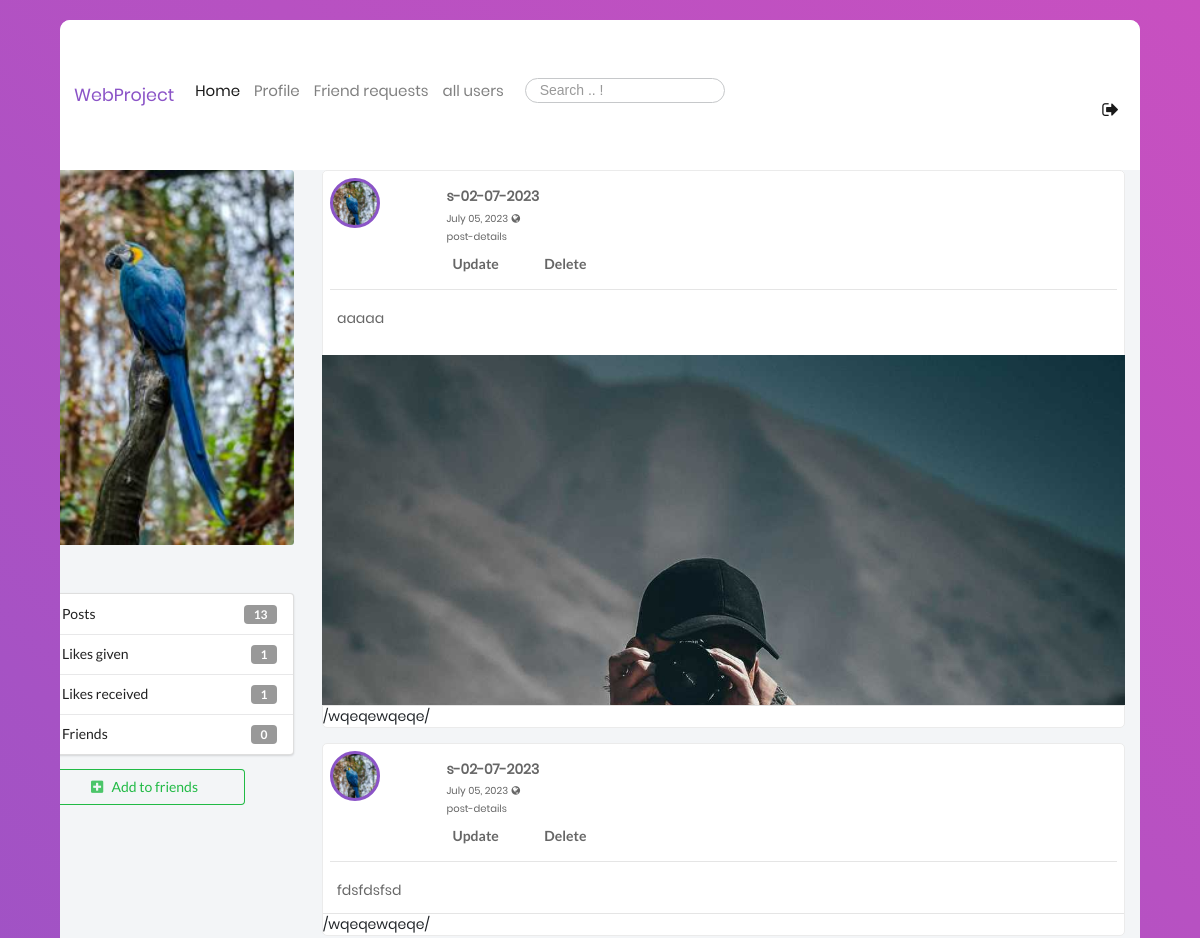
The page /wqeqewqeqe/ (signed in, upper part) on the database as committed earlier.
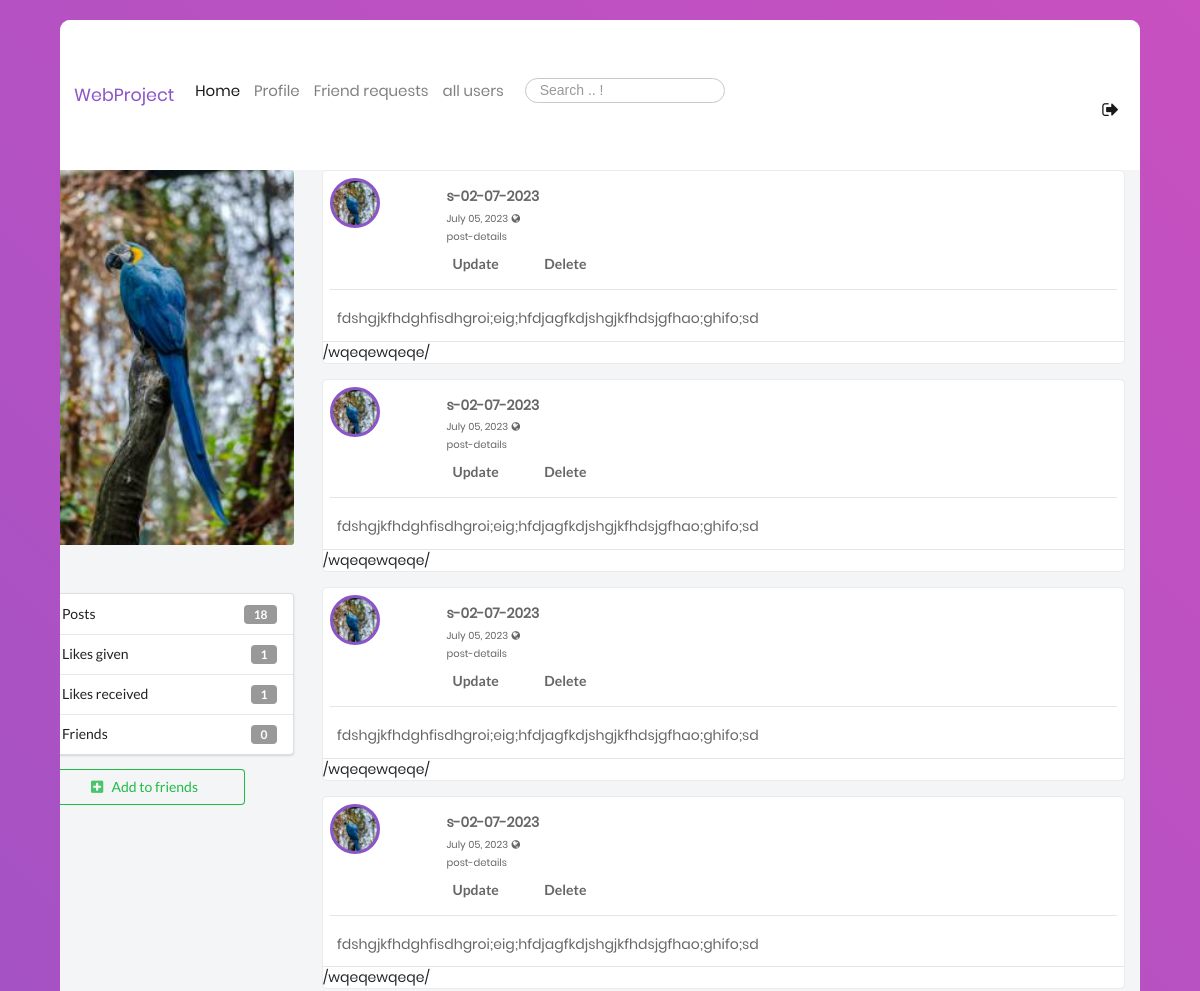
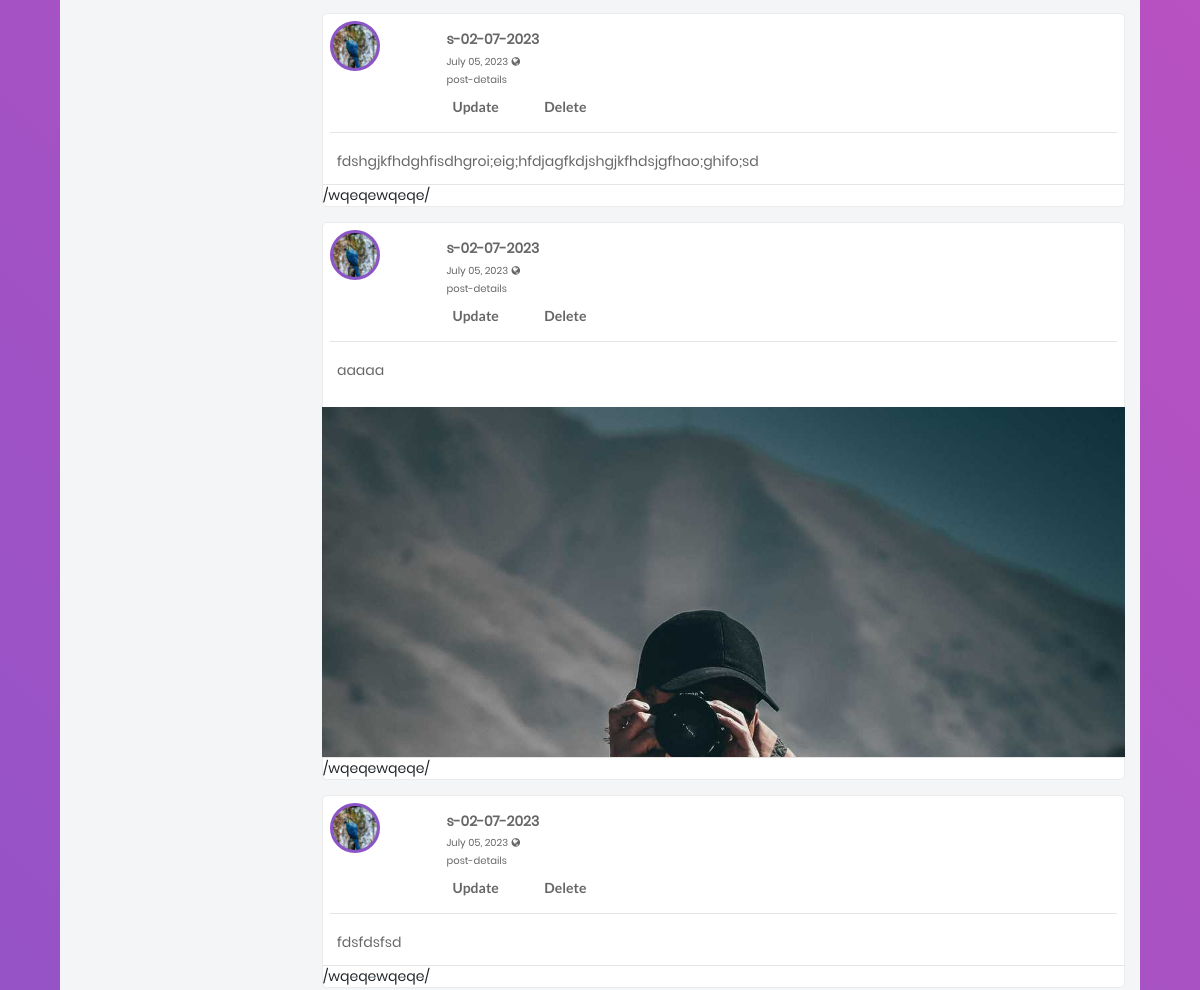
The same page on the database as committed later (2 pictures, top to bottom).
### users/models.py (models this page shows, shortened)
class Profile(models.Model):
    user = models.OneToOneField(User, on_delete=models.CASCADE)
    image = models.ImageField(default='default.jpg', upload_to='profile_pics')
    bgimage = models.ImageField(default='default.jpg', upload_to='bg_pics')
    friends = models.ManyToManyField(User, blank=True, related_name='friends')
    slug = models.SlugField(unique=True,default=uuid.uuid1)
    forget_password_token= models.CharField(max_length=100)
    updated = models.DateTimeField( auto_now=True)
    created = models.DateTimeField( auto_now_add=True)
    objects = ProfileManager()
    def __str__(self):
        return f"{self.user.username}-{self.created.strftime('%d-%m-%Y')}"
    def get_friends_no(self):
        return self.friends.all().count()
    def get_posts_no(self):
        return self.posts.all().count()
    def get_all_authors_posts(self):
        return self.posts.all()
    def get_likes_given_no(self):
        likes = self.like_set.all()
        total_liked = 0
        for item in likes:
            if item.value=='Like':
                total_liked += 1
        return total_liked
    def get_likes_recieved_no(self):
        posts = self.posts.all()
        total_liked = 0
        for item in posts:
            total_liked += item.liked.all().count()
        return total_liked

### blog/models.py (models this page shows, shortened)
class Like(models.Model):
    user = models.ForeignKey(Profile, on_delete=models.CASCADE)
    post = models.ForeignKey(Post, on_delete=models.CASCADE)
    value = models.CharField(choices=LIKE_CHOICES, max_length=8)
    updated = models.DateTimeField(auto_now=True)
    created = models.DateTimeField(auto_now_add=True)

class Post(models.Model):
    content = models.TextField()
    date_posted = models.DateTimeField(default = timezone.now)
    author = models.ForeignKey(User,on_delete=models.CASCADE)
    post_image = models.ImageField(null=True, blank=True, upload_to="images/")
    liked = models.ManyToManyField(Profile, blank=True, related_name='likes')
    updated = models.DateTimeField( auto_now=True)
    created = models.DateTimeField( auto_now_add=True)
    author = models.ForeignKey(Profile, on_delete=models.CASCADE, related_name='posts')
    class Meta:
        ordering = ('-created',)

### users/views.py (the view)
# urls.py: path('<slug>/', views.ProfileDetailView.as_view(), name="profile-detail-view"),
class ProfileDetailView(LoginRequiredMixin, DetailView):
    model = Profile
    template_name = 'users/detail.html'
    def get_context_data(self, **kwargs):
        context = super().get_context_data(**kwargs)
        user = User.objects.get(username__iexact=self.request.user)
        profile = Profile.objects.get(user=user)
        rel_r = Relationship.objects.filter(sender=profile)
        rel_s = Relationship.objects.filter(receiver=profile)
        rel_receiver = []
        rel_sender = []
        for item in rel_r:
            rel_receiver.append(item.receiver.user)
        for item in rel_s:
            rel_sender.append(item.sender.user)
        context["rel_receiver"] = rel_receiver
        context["rel_sender"] = rel_sender
        context['posts'] = self.get_object().get_all_authors_posts()
        context['len_posts'] = True if len(self.get_object().get_all_authors_posts()) > 0 else False
        return context

### users/templates/users/detail.html (shortened to what this page needs)
{% extends 'blog/base.html' %}
{% block content %}
<div class="ui grid">
    <br>
    <div class="row">
        <div class="four wide column">
            <img class="ui medium rounded image" src="{{object.image.url}}">
            <h1>{{object.user}}</h1>
            <div class="ui vertical fluid menu">
                <div class="item">
                    Posts
                    <div class="ui label">{{ object.get_posts_no }}</div>
                </div>
                <div class="item">
                    Likes given
                    <div class="ui label">{{ object.get_likes_given_no }}</div>
                </div>
                <div class="item">
                    Likes received
                    <div class="ui label">{{ object.get_likes_recieved_no }}</div>
                </div>
                <div class="item">
                    Friends
                    <div class="ui label">{{ object.get_friends_no }}</div>
                </div>
            </div>
            {% if object.user not in rel_receiver and object.user not in rel_sender %}
                <form action="{% url 'send-invite' %}" method="POST">
                    <button type="submit" class="ui positive basic button mb-5 w-big"><i class="plus square icon"></i>Add to friends</button>
                </form>
            {% endif %}
        </div>
        <div class="twelve wide column">
            {% if len_posts %}
                {% for post in posts %}
                <div class="main-block post-with-photo">
                    <div class="Post-Box">
                        <div class="header row ">
                            <div class="col-2">
                                <div class=" pt-2 pl-2    d-inline-block">
                                    <div class="Profile-Picture " style="background: url('{{ post.author.image.url }}') "></div>
                                </div>
                            </div>
                            <div class="col-8 p-l-0">
                                <div class="UserName d-inline-block mt-3">
                                    <p><a href="#" class="font-weight-bold">{{ post.author }}</a></p>
                                    <p class="lh-1-2"><a href="" class="fs-10">{{ post.date_posted|date:"F d, Y" }}</a> <i class="fa fa-globe fs-10" data-toggle="tooltip" data-placement="top" title="Public"></i> <br> <a href=" {%url 'post-detail' post.id%} " class="fs-10" >post-details</a> </p>
                                </div>
                                <div class="row">
                                    {% if request.user == post.author.user %}
                                        <a href="{% url 'post-update' post.pk %}"><button class="ui button bwhite-lg ">Update</button></a>
                                        <a href="{% url 'post-delete' post.pk %}"><button class="ui button bwhite-lg ">Delete</button></a>
                                    {% endif %}
                                </div>
                            </div>
                        </div>
                        <hr class="m-2">
                        <div class="body row">
                            <div class="details col ">
                                <p class="px-3 " style="padding: 10px;" >{{ post.content }}</p>
                            </div>
                            {% if post.post_image %}
                            <div class="image col-12 " >
                                <div class="row pr-3 pt-3 pl-3 ">
                                    <div class="col"style=" background: url('{{ post.post_image.url }}'); height: 350px;background-size: cover;background-position: top center;" > </div>
                                </div>
                            </div>
                            {% endif %}
                        </div>
                        <hr class="mt-0 mb-0">
                        {{request.path}}
                    </div>
                </div>
                {% endfor %}
            {% else %}
                <h1>No posts of this user ...</h1>
            {% endif %}
        </div>
    </div>
</div>
{% endblock content %}

### blog/templates/blog/base.html (shortened to what this page needs)
{% load static %}
<!doctype html>
<html class="no-js" lang="en">
<head>
    <link rel="stylesheet" type='text/css' href="https://cdnjs.cloudflare.com/ajax/libs/semantic-ui/2.2.14/semantic.min.css">
    <link rel="stylesheet" href="{% static 'blog/css/vendor/bootstrap.min.css' %} " >
    <link rel="stylesheet" href="{% static 'blog/css/vendor/font-awesome.min.css' %}">
    <link rel="stylesheet" href="{% static 'blog/css/vendor/animate.css' %}">
    <link rel="stylesheet" href="{% static 'blog/css/vendor/hamburgers.min.css' %}">
    <link rel="stylesheet" href="{% static 'blog/css/util.css' %}">
    <link rel="stylesheet" href="{% static 'blog/css/normalize.css' %}">
    <link rel="stylesheet" href="{% static 'blog/css/main.css' %}">
</head>
<body>
<div class="limiter">
    <div class="container-login100">
        <div class="wrap-main">
            <div class="container-fluid">
                <div class="row">
                    <nav class="navbar navbar-expand-lg navbar-light  bgwhite" style="height: 150px;">
                        <a class="navbar-brand ProjectColor" href="{% url 'blog-home' %}">WebProject</a>
                        <div class="collapse navbar-collapse" id="navbarSupportedContent" style="padding-top:3%">
                            <ul class="navbar-nav mr-auto">
                                <li class="nav-item active">
                                    <a class="nav-link fs-15" href="{% url 'blog-home' %}">Home <span class="sr-only">(current)</span></a>
                                </li>
                                <li class="nav-item ">
                                    <a class="nav-link fs-15" href="{% url 'profile' %}">Profile</a>
                                </li>
                                <li class="nav-item ">
                                    <a class="nav-link fs-15" href="{% url 'my-invites-view' %}">Friend requests</a>
                                </li>
                                <li class="nav-item ">
                                    <a class="nav-link fs-15" href="{% url 'all-profiles-view' %}">all users</a>
                                </li>
                                <li class="nav-item pt-2 pl-3">
                                    <form action="">
                                        <input type="text" class="p-1 fs-14 pl-3 input-border"  placeholder="Search .. !" name="search" hx-post="{% url 'search-post' %}" hx-target="#results" hx-trigger="keyup changed delay:500ms" >
                                    </form>
                                </li>
                            </ul>
                            <div class="form-inline my-2 my-lg-0">
                                <ul class="navbar-nav mr-auto">
                                    <li class="nav-item active">
                                        <a class="nav-link fs-18" href="{% url 'blog-logout' %}" data-toggle="tooltip" data-placement="top" title="Log out !"><i class="fa fa-sign-out" aria-hidden="true"></i></a>
                                    </li>
                                </ul>
                            </div>
                        </div>
                    </nav>
                </div>
            </div>
                    {% block content %}
                    {% endblock content %}
                </div>
            </div>
        </div>
</body>
</html>

### blog/static/blog/css/main.css (style rules this page uses)
* { margin: 0px; padding: 0px; box-sizing: border-box; }
body, html { height: 100%; font-family: Poppins-Regular, sans-serif; }
a { font-family: Poppins-Regular; font-size: 14px; line-height: 1.7; color: #666666; margin: 0px; transition: all 0.4s; -webkit-transition: all 0.4s; -o-transition: all 0.4s; -moz-transition: all 0.4s; }
h1,h2,h3,h4,h5,h6 { margin: 0px; }
p { font-family: Poppins-Regular; font-size: 14px; line-height: 1.7; color: #666666; margin: 0px; }
ul, li { margin: 0px; list-style-type: none; }
input { outline: none; border: none; }
button { outline: none !important; border: none; background: transparent; }
.limiter { width: 100%; margin: 0 auto; }
.container-login100 { width: 100%; min-height: 100vh; display: -webkit-box; display: -webkit-flex; display: -moz-box; display: -ms-flexbox; display: flex; flex-wrap: wrap; justify-content: center; align-items: center; padding: 0; background: #9053c7; background: -webkit-linear-gradient(-135deg, #c850c0, #4158d0); background: -o-linear-gradient(-135deg, #c850c0, #4158d0); background: -moz-linear-gradient(-135deg, #c850c0, #4158d0); background: linear-gradient(-135deg, #c850c0, #4158d0); }
.wrap-main { width: 90%; background: #f3f5f7; border-radius: 10px; overflow: hidden; justify-content: space-between; margin-top: 20px; margin-bottom: 20px; }
nav { width: 100%; height: 800px; }
.main-block { background: #fff; border-radius: 5px; border: 1px solid #ebebeb; margin-bottom: 15px; }
.ProjectColor { color:#8B54C7 !important; }
.Profile-Picture { border-radius: 50%; width: 50px; height: 50px; background-size: cover !important; background-position: top center !important; border: 3px solid #8B54C7; }
.input-border { border-radius: 25px !important; border: 1px solid #c6c8ca !important; }
.mb-5 { margin-bottom: 5px !important; }
.w-big { width: 200px !important; }
.bwhite-lg { background-color: transparent !important; }

Rows that differ between the two databases and show on the page:
changed Profile id 1: get_posts_no "13" → "18"
added Post: author.image (picture), author "s-02-07-2023", date_posted "July 05, 2023", shows "Update", content "fdshgjkfhdghfisdhgroi;eig;hfdjagfkdjshgjkfhdsjgfhao;ghifo;sd", path "/wqeqewqeqe/"
added Post: author.image (picture), author "s-02-07-2023", date_posted "July 05, 2023", shows "Update", content "fdshgjkfhdghfisdhgroi;eig;hfdjagfkdjshgjkfhdsjgfhao;ghifo;sd", path "/wqeqewqeqe/"
added Post: author.image (picture), author "s-02-07-2023", date_posted "July 05, 2023", shows "Update", content "fdshgjkfhdghfisdhgroi;eig;hfdjagfkdjshgjkfhdsjgfhao;ghifo;sd", path "/wqeqewqeqe/"
added Post: author.image (picture), author "s-02-07-2023", date_posted "July 05, 2023", shows "Update", content "fdshgjkfhdghfisdhgroi;eig;hfdjagfkdjshgjkfhdsjgfhao;ghifo;sd", path "/wqeqewqeqe/"
added Post: author.image (picture), author "s-02-07-2023", date_posted "July 05, 2023", shows "Update", content "fdshgjkfhdghfisdhgroi;eig;hfdjagfkdjshgjkfhdsjgfhao;ghifo;sd", path "/wqeqewqeqe/"
